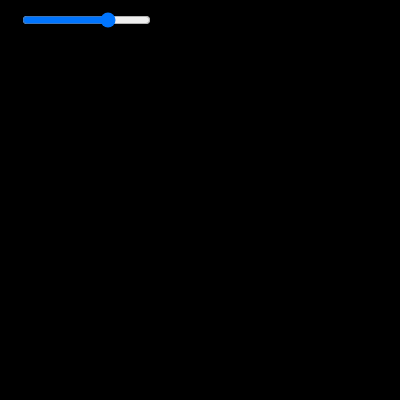
Frame 1 (no input)
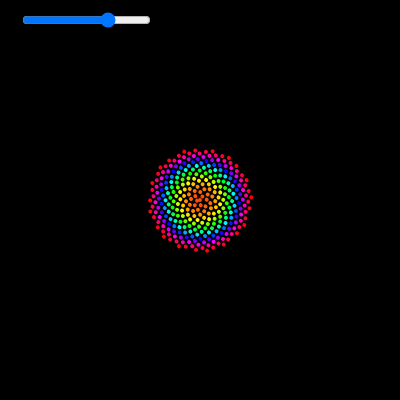
Frame 60 (no input)
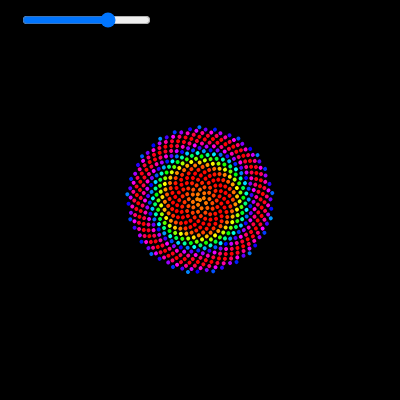
Frame 120 (the mouse pressed at the canvas centre since frame 60)

The p5.js sketch that drew these frames (run headless with seeded random() and noise() and a simulated clock; from frame 60 on, the mouse is pressed at the canvas centre):

// p5.js sketch
// ── sketch.js
var n = 0;
var c = 3;

var points = [];

var start = 0;

function setup() {
    createCanvas(400, 400);
    angleMode(DEGREES);
    colorMode(HSB);

    // ** create slider to allow user to change hue values
    // **uncomment out to allow you to change hues with sliders.
    // rSlider = createSlider(0,255,100);
    // rSlider.position(20,20);
    // gSlider = createSlider(0,255,0);
    // gSlider.position(20,50);
    // bSlider = createSlider(0,255,255);
    // bSlider.position(20,80);  

    // angle slider - change look of the Phyllotaxis pattern
    aSlider = createSlider(0,200, 137.5, .25);
    aSlider.position(20,10);
}

function draw() {
    background(0);
    translate(width / 2, height / 2);
    rotate(n * 0.1);
    for (var i = 0; i < n; i++) {
        // var red = rSlider.value(); uncomment for rgb sliders
        // var green = gSlider.value();
        // var blue = bSlider.value();
        var angle = aSlider.value();
        var a = i * angle;
        var r = c * sqrt(i);
        var x = r * cos(a);
        var y = r * sin(a);
        // ** Daniel Shiffman Coloring
        var hu = sin(start + i * 0.5); 
        hu = map(hu, -1, 1, 0, 360);
        fill(hu, 255, 255);

        // fill(red,green,blue); uncomment for rgb sliders
        noStroke();
        ellipse(x, y, 4, 4);
    }
    n += 5;
    start += 5;
}
